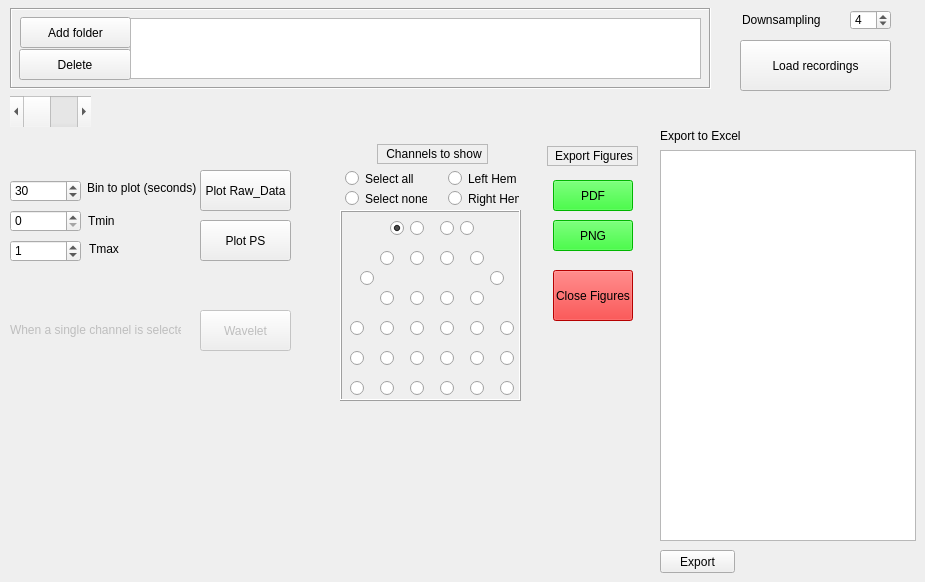
    <widget class="QWidget" name="tab_2">
     <attribute name="title">
      <string>Single Recording Analysis</string>
     </attribute>
     <widget class="QFrame" name="frame_Experimental_2">
      <property name="geometry">
       <rect>
        <x>10</x>
        <y>8</y>
        <width>701</width>
        <height>81</height>
       </rect>
      </property>
      <property name="frameShape">
       <enum>QFrame::Box</enum>
      </property>
      <property name="frameShadow">
       <enum>QFrame::Sunken</enum>
      </property>
      <widget class="QPushButton" name="ButtonAdd_IndRecords">
       <property name="geometry">
        <rect>
         <x>10</x>
         <y>9</y>
         <width>111</width>
         <height>31</height>
        </rect>
       </property>
       <property name="text">
        <string>Add folder</string>
       </property>
      </widget>
      <widget class="QPushButton" name="ButtonDelete_IndRecords">
       <property name="geometry">
        <rect>
         <x>9</x>
         <y>41</y>
         <width>112</width>
         <height>31</height>
        </rect>
       </property>
       <property name="text">
        <string>Delete</string>
       </property>
      </widget>
      <widget class="QListWidget" name="listWidget_Indiv_recordings">
       <property name="geometry">
        <rect>
         <x>120</x>
         <y>10</y>
         <width>571</width>
         <height>61</height>
        </rect>
       </property>
      </widget>
     </widget>
     <widget class="QPushButton" name="ButtonLoadRecordings">
      <property name="geometry">
       <rect>
        <x>740</x>
        <y>40</y>
        <width>151</width>
        <height>51</height>
       </rect>
      </property>
      <property name="text">
       <string>Load recordings</string>
      </property>
     </widget>
     <widget class="QScrollBar" name="ScrollBarCurrentRecord">
      <property name="geometry">
       <rect>
        <x>10</x>
        <y>96</y>
        <width>81</width>
        <height>31</height>
       </rect>
      </property>
      <property name="orientation">
       <enum>Qt::Horizontal</enum>
      </property>
     </widget>
     <widget class="QPushButton" name="ButtonCloseFigures">
      <property name="geometry">
       <rect>
        <x>553</x>
        <y>270</y>
        <width>80</width>
        <height>51</height>
       </rect>
      </property>
      <property name="styleSheet">
       <string notr="true">background-color: rgb(255, 0, 0);</string>
      </property>
      <property name="text">
       <string>Close Figures</string>
      </property>
     </widget>
     <widget class="QLabel" name="label_4">
      <property name="geometry">
       <rect>
        <x>547</x>
        <y>146</y>
        <width>91</width>
        <height>20</height>
       </rect>
      </property>
      <property name="frameShape">
       <enum>QFrame::StyledPanel</enum>
      </property>
      <property name="text">
       <string>&lt;html&gt;&lt;head/&gt;&lt;body&gt;&lt;p align=&quot;center&quot;&gt;Export Figures&lt;/p&gt;&lt;/body&gt;&lt;/html&gt;</string>
      </property>
     </widget>
     <widget class="QPushButton" name="ButtonExportIndPDF">
      <property name="geometry">
       <rect>
        <x>553</x>
        <y>180</y>
        <width>80</width>
        <height>31</height>
       </rect>
      </property>
      <property name="styleSheet">
       <string notr="true">background-color: rgb(0, 255, 0);</string>
      </property>
      <property name="text">
       <string>PDF</string>
      </property>
     </widget>
     <widget class="QPushButton" name="ButtonExportIndPNG">
      <property name="geometry">
       <rect>
        <x>553</x>
        <y>220</y>
        <width>80</width>
        <height>31</height>
       </rect>
      </property>
      <property name="styleSheet">
       <string notr="true">background-color: rgb(0, 255, 0);</string>
      </property>
      <property name="text">
       <string>PNG</string>
      </property>
     </widget>
     <widget class="QPushButton" name="ButtonPlotRawData">
      <property name="geometry">
       <rect>
        <x>200</x>
        <y>170</y>
        <width>91</width>
        <height>41</height>
       </rect>
      </property>
      <property name="text">
       <string>Plot Raw_Data</string>
      </property>
     </widget>
     <widget class="QPushButton" name="ButtonCoherogram">
      <property name="enabled">
       <bool>false</bool>
      </property>
      <property name="geometry">
       <rect>
        <x>200</x>
        <y>310</y>
        <width>91</width>
        <height>41</height>
       </rect>
      </property>
      <property name="text">
       <string>Wavelet</string>
      </property>
     </widget>
     <widget class="QLabel" name="label_20">
      <property name="enabled">
       <bool>true</bool>
      </property>
      <property name="geometry">
       <rect>
        <x>742</x>
        <y>10</y>
        <width>81</width>
        <height>20</height>
       </rect>
      </property>
      <property name="text">
       <string>Downsampling</string>
      </property>
     </widget>
     <widget class="QSpinBox" name="spinBoxDownsampling_2">
      <property name="enabled">
       <bool>true</bool>
      </property>
      <property name="geometry">
       <rect>
        <x>850</x>
        <y>10</y>
        <width>41</width>
        <height>20</height>
       </rect>
      </property>
      <property name="minimum">
       <number>1</number>
      </property>
      <property name="maximum">
       <number>64</number>
      </property>
      <property name="value">
       <number>4</number>
      </property>
     </widget>
     <widget class="QLabel" name="labelCurrentRecording">
      <property name="geometry">
       <rect>
        <x>100</x>
        <y>96</y>
        <width>411</width>
        <height>31</height>
       </rect>
      </property>
      <property name="text">
       <string/>
      </property>
     </widget>
     <widget class="QPushButton" name="ButtonPlotPS">
      <property name="geometry">
       <rect>
        <x>200</x>
        <y>220</y>
        <width>91</width>
        <height>41</height>
       </rect>
      </property>
      <property name="text">
       <string>Plot PS</string>
      </property>
     </widget>
     <widget class="QSpinBox" name="BoxBinSize">
      <property name="geometry">
       <rect>
        <x>10</x>
        <y>180</y>
        <width>71</width>
        <height>22</height>
       </rect>
      </property>
      <property name="maximum">
       <number>600000</number>
      </property>
      <property name="singleStep">
       <number>30</number>
      </property>
      <property name="value">
       <number>30</number>
      </property>
     </widget>
     <widget class="QLabel" name="label_5">
      <property name="geometry">
       <rect>
        <x>87</x>
        <y>180</y>
        <width>111</width>
        <height>16</height>
       </rect>
      </property>
      <property name="text">
       <string>Bin to plot (seconds)</string>
      </property>
     </widget>
     <widget class="QLabel" name="label_7">
      <property name="geometry">
       <rect>
        <x>377</x>
        <y>144</y>
        <width>111</width>
        <height>20</height>
       </rect>
      </property>
      <property name="frameShape">
       <enum>QFrame::StyledPanel</enum>
      </property>
      <property name="text">
       <string>&lt;html&gt;&lt;head/&gt;&lt;body&gt;&lt;p align=&quot;center&quot;&gt;Channels to show&lt;/p&gt;&lt;/body&gt;&lt;/html&gt;</string>
      </property>
     </widget>
     <widget class="QSpinBox" name="BoxTmin">
      <property name="geometry">
       <rect>
        <x>10</x>
        <y>210</y>
        <width>71</width>
        <height>22</height>
       </rect>
      </property>
      <property name="maximum">
       <number>6000000</number>
      </property>
      <property name="singleStep">
       <number>60</number>
      </property>
     </widget>
     <widget class="QSpinBox" name="BoxTmax">
      <property name="geometry">
       <rect>
        <x>10</x>
        <y>240</y>
        <width>71</width>
        <height>22</height>
       </rect>
      </property>
      <property name="maximum">
       <number>6000000</number>
      </property>
      <property name="singleStep">
       <number>60</number>
      </property>
      <property name="value">
       <number>1</number>
      </property>
     </widget>
     <widget class="QLabel" name="label_8">
      <property name="geometry">
       <rect>
        <x>88</x>
        <y>214</y>
        <width>47</width>
        <height>13</height>
       </rect>
      </property>
      <property name="text">
       <string>Tmin</string>
      </property>
     </widget>
     <widget class="QLabel" name="label_22">
      <property name="geometry">
       <rect>
        <x>89</x>
        <y>242</y>
        <width>47</width>
        <height>13</height>
       </rect>
      </property>
      <property name="text">
       <string>Tmax</string>
      </property>
     </widget>
     <widget class="QTableView" name="tableExportToExcel">
      <property name="geometry">
       <rect>
        <x>660</x>
        <y>150</y>
        <width>256</width>
        <height>391</height>
       </rect>
      </property>
     </widget>
     <widget class="QLabel" name="label_23">
      <property name="geometry">
       <rect>
        <x>660</x>
        <y>128</y>
        <width>101</width>
        <height>16</height>
       </rect>
      </property>
      <property name="text">
       <string>Export to Excel</string>
      </property>
     </widget>
     <widget class="QLabel" name="label_25">
      <property name="enabled">
       <bool>false</bool>
      </property>
      <property name="geometry">
       <rect>
        <x>10</x>
        <y>322</y>
        <width>171</width>
        <height>16</height>
       </rect>
      </property>
      <property name="text">
       <string>When a single channel is selected</string>
      </property>
     </widget>
     <widget class="QPushButton" name="ButtonExportToExcel">
      <property name="geometry">
       <rect>
        <x>660</x>
        <y>550</y>
        <width>75</width>
        <height>23</height>
       </rect>
      </property>
      <property name="text">
       <string>Export</string>
      </property>
     </widget>
     <widget class="QRadioButton" name="e_11">
      <property name="geometry">
       <rect>
        <x>360</x>
        <y>270</y>
        <width>16</width>
        <height>17</height>
       </rect>
      </property>
      <property name="text">
       <string/>
      </property>
      <property name="autoExclusive">
       <bool>false</bool>
      </property>
     </widget>
     <widget class="QRadioButton" name="e_14">
      <property name="geometry">
       <rect>
        <x>390</x>
        <y>220</y>
        <width>16</width>
        <height>17</height>
       </rect>
      </property>
      <property name="toolTip">
       <string>&lt;html&gt;&lt;head/&gt;&lt;body&gt;&lt;p&gt;M1_FrA_LEFT&lt;/p&gt;&lt;/body&gt;&lt;/html&gt;</string>
      </property>
      <property name="text">
       <string/>
      </property>
      <property name="checked">
       <bool>true</bool>
      </property>
      <property name="autoExclusive">
       <bool>false</bool>
      </property>
     </widget>
     <widget class="QRadioButton" name="e_1">
      <property name="geometry">
       <rect>
        <x>350</x>
        <y>320</y>
        <width>16</width>
        <height>17</height>
       </rect>
      </property>
      <property name="text">
       <string/>
      </property>
      <property name="autoExclusive">
       <bool>false</bool>
      </property>
     </widget>
     <widget class="QRadioButton" name="e_12">
      <property name="geometry">
       <rect>
        <x>380</x>
        <y>250</y>
        <width>16</width>
        <height>17</height>
       </rect>
      </property>
      <property name="text">
       <string/>
      </property>
      <property name="autoExclusive">
       <bool>false</bool>
      </property>
     </widget>
     <widget class="QRadioButton" name="e_9">
      <property name="geometry">
       <rect>
        <x>380</x>
        <y>290</y>
        <width>16</width>
        <height>17</height>
       </rect>
      </property>
      <property name="text">
       <string/>
      </property>
      <property name="autoExclusive">
       <bool>false</bool>
      </property>
     </widget>
     <widget class="QRadioButton" name="e_4">
      <property name="geometry">
       <rect>
        <x>350</x>
        <y>350</y>
        <width>16</width>
        <height>17</height>
       </rect>
      </property>
      <property name="text">
       <string/>
      </property>
      <property name="autoExclusive">
       <bool>false</bool>
      </property>
     </widget>
     <widget class="QRadioButton" name="e_7">
      <property name="geometry">
       <rect>
        <x>350</x>
        <y>380</y>
        <width>16</width>
        <height>17</height>
       </rect>
      </property>
      <property name="text">
       <string/>
      </property>
      <property name="autoExclusive">
       <bool>false</bool>
      </property>
     </widget>
     <widget class="QRadioButton" name="e_0">
      <property name="geometry">
       <rect>
        <x>380</x>
        <y>320</y>
        <width>16</width>
        <height>17</height>
       </rect>
      </property>
      <property name="text">
       <string/>
      </property>
      <property name="autoExclusive">
       <bool>false</bool>
      </property>
     </widget>
     <widget class="QRadioButton" name="e_3">
      <property name="geometry">
       <rect>
        <x>380</x>
        <y>350</y>
        <width>16</width>
        <height>17</height>
       </rect>
      </property>
      <property name="text">
       <string/>
      </property>
      <property name="autoExclusive">
       <bool>false</bool>
      </property>
     </widget>
     <widget class="QRadioButton" name="e_15">
      <property name="geometry">
       <rect>
        <x>410</x>
        <y>220</y>
        <width>16</width>
        <height>17</height>
       </rect>
      </property>
      <property name="text">
       <string/>
      </property>
      <property name="autoExclusive">
       <bool>false</bool>
      </property>
     </widget>
     <widget class="QRadioButton" name="e_13">
      <property name="geometry">
       <rect>
        <x>410</x>
        <y>250</y>
        <width>16</width>
        <height>17</height>
       </rect>
      </property>
      <property name="text">
       <string/>
      </property>
      <property name="autoExclusive">
       <bool>false</bool>
      </property>
     </widget>
     <widget class="QRadioButton" name="e_8">
      <property name="geometry">
       <rect>
        <x>410</x>
        <y>320</y>
        <width>16</width>
        <height>17</height>
       </rect>
      </property>
      <property name="text">
       <string/>
      </property>
      <property name="autoExclusive">
       <bool>false</bool>
      </property>
     </widget>
     <widget class="QRadioButton" name="e_10">
      <property name="geometry">
       <rect>
        <x>410</x>
        <y>290</y>
        <width>16</width>
        <height>17</height>
       </rect>
      </property>
      <property name="text">
       <string/>
      </property>
      <property name="autoExclusive">
       <bool>false</bool>
      </property>
     </widget>
     <widget class="QRadioButton" name="e_2">
      <property name="geometry">
       <rect>
        <x>410</x>
        <y>350</y>
        <width>16</width>
        <height>17</height>
       </rect>
      </property>
      <property name="text">
       <string/>
      </property>
      <property name="autoExclusive">
       <bool>false</bool>
      </property>
     </widget>
     <widget class="QRadioButton" name="e_6">
      <property name="geometry">
       <rect>
        <x>380</x>
        <y>380</y>
        <width>16</width>
        <height>17</height>
       </rect>
      </property>
      <property name="text">
       <string/>
      </property>
      <property name="autoExclusive">
       <bool>false</bool>
      </property>
     </widget>
     <widget class="QRadioButton" name="e_5">
      <property name="geometry">
       <rect>
        <x>410</x>
        <y>380</y>
        <width>16</width>
        <height>17</height>
       </rect>
      </property>
      <property name="text">
       <string/>
      </property>
      <property name="autoExclusive">
       <bool>false</bool>
      </property>
     </widget>
     <widget class="QRadioButton" name="e_29">
      <property name="geometry">
       <rect>
        <x>440</x>
        <y>350</y>
        <width>16</width>
        <height>17</height>
       </rect>
      </property>
      <property name="text">
       <string/>
      </property>
      <property name="autoExclusive">
       <bool>false</bool>
      </property>
     </widget>
     <widget class="QRadioButton" name="e_18">
      <property name="geometry">
       <rect>
        <x>440</x>
        <y>250</y>
        <width>16</width>
        <height>17</height>
       </rect>
      </property>
      <property name="text">
       <string/>
      </property>
      <property name="autoExclusive">
       <bool>false</bool>
      </property>
     </widget>
     <widget class="QRadioButton" name="e_21">
      <property name="geometry">
       <rect>
        <x>440</x>
        <y>290</y>
        <width>16</width>
        <height>17</height>
       </rect>
      </property>
      <property name="text">
       <string/>
      </property>
      <property name="autoExclusive">
       <bool>false</bool>
      </property>
     </widget>
     <widget class="QRadioButton" name="e_23">
      <property name="geometry">
       <rect>
        <x>440</x>
        <y>320</y>
        <width>16</width>
        <height>17</height>
       </rect>
      </property>
      <property name="text">
       <string/>
      </property>
      <property name="autoExclusive">
       <bool>false</bool>
      </property>
     </widget>
     <widget class="QRadioButton" name="e_16">
      <property name="geometry">
       <rect>
        <x>440</x>
        <y>220</y>
        <width>16</width>
        <height>17</height>
       </rect>
      </property>
      <property name="text">
       <string/>
      </property>
      <property name="autoExclusive">
       <bool>false</bool>
      </property>
     </widget>
     <widget class="QRadioButton" name="e_26">
      <property name="geometry">
       <rect>
        <x>440</x>
        <y>380</y>
        <width>16</width>
        <height>17</height>
       </rect>
      </property>
      <property name="text">
       <string/>
      </property>
      <property name="autoExclusive">
       <bool>false</bool>
      </property>
     </widget>
     <widget class="QRadioButton" name="e_28">
      <property name="geometry">
       <rect>
        <x>470</x>
        <y>350</y>
        <width>16</width>
        <height>17</height>
       </rect>
      </property>
      <property name="text">
       <string/>
      </property>
      <property name="autoExclusive">
       <bool>false</bool>
      </property>
     </widget>
     <widget class="QRadioButton" name="e_31">
      <property name="geometry">
       <rect>
        <x>470</x>
        <y>320</y>
        <width>16</width>
        <height>17</height>
       </rect>
      </property>
      <property name="text">
       <string/>
      </property>
     </widget>
     <widget class="QRadioButton" name="e_17">
      <property name="geometry">
       <rect>
        <x>460</x>
        <y>220</y>
        <width>16</width>
        <height>17</height>
       </rect>
      </property>
      <property name="toolTip">
       <string>M1_FrA_RIGHT</string>
      </property>
      <property name="toolTipDuration">
       <number>10</number>
      </property>
      <property name="statusTip">
       <string>M1_FrA_RIGHT</string>
      </property>
      <property name="whatsThis">
       <string/>
      </property>
      <property name="accessibleName">
       <string/>
      </property>
      <property name="accessibleDescription">
       <string/>
      </property>
      <property name="text">
       <string/>
      </property>
      <property name="autoExclusive">
       <bool>false</bool>
      </property>
     </widget>
     <widget class="QRadioButton" name="e_19">
      <property name="geometry">
       <rect>
        <x>470</x>
        <y>250</y>
        <width>16</width>
        <height>17</height>
       </rect>
      </property>
      <property name="text">
       <string/>
      </property>
      <property name="autoExclusive">
       <bool>false</bool>
      </property>
     </widget>
     <widget class="QRadioButton" name="e_25">
      <property name="geometry">
       <rect>
        <x>470</x>
        <y>380</y>
        <width>16</width>
        <height>17</height>
       </rect>
      </property>
      <property name="text">
       <string/>
      </property>
      <property name="autoExclusive">
       <bool>false</bool>
      </property>
     </widget>
     <widget class="QRadioButton" name="e_22">
      <property name="geometry">
       <rect>
        <x>470</x>
        <y>290</y>
        <width>16</width>
        <height>17</height>
       </rect>
      </property>
      <property name="text">
       <string/>
      </property>
      <property name="autoExclusive">
       <bool>false</bool>
      </property>
     </widget>
     <widget class="QRadioButton" name="e_27">
      <property name="geometry">
       <rect>
        <x>500</x>
        <y>350</y>
        <width>16</width>
        <height>17</height>
       </rect>
      </property>
      <property name="text">
       <string/>
      </property>
      <property name="autoExclusive">
       <bool>false</bool>
      </property>
     </widget>
     <widget class="QRadioButton" name="e_30">
      <property name="geometry">
       <rect>
        <x>500</x>
        <y>320</y>
        <width>16</width>
        <height>17</height>
       </rect>
      </property>
      <property name="text">
       <string/>
      </property>
      <property name="autoExclusive">
       <bool>false</bool>
      </property>
     </widget>
     <widget class="QRadioButton" name="e_20">
      <property name="geometry">
       <rect>
        <x>490</x>
        <y>270</y>
        <width>16</width>
        <height>17</height>
       </rect>
      </property>
      <property name="text">
       <string/>
      </property>
      <property name="autoExclusive">
       <bool>false</bool>
      </property>
     </widget>
     <widget class="QRadioButton" name="e_24">
      <property name="geometry">
       <rect>
        <x>500</x>
        <y>380</y>
        <width>16</width>
        <height>17</height>
       </rect>
      </property>
      <property name="text">
       <string/>
      </property>
      <property name="autoExclusive">
       <bool>false</bool>
      </property>
     </widget>
     <widget class="QRadioButton" name="radioSelectAll">
      <property name="geometry">
       <rect>
        <x>345</x>
        <y>170</y>
        <width>82</width>
        <height>17</height>
       </rect>
      </property>
      <property name="text">
       <string>Select all</string>
      </property>
     </widget>
     <widget class="QRadioButton" name="radioSelectNone">
      <property name="geometry">
       <rect>
        <x>345</x>
        <y>190</y>
        <width>82</width>
        <height>17</height>
       </rect>
      </property>
      <property name="text">
       <string>Select none</string>
      </property>
     </widget>
     <widget class="QFrame" name="frame_3">
      <property name="geometry">
       <rect>
        <x>340</x>
        <y>210</y>
        <width>181</width>
        <height>191</height>
       </rect>
      </property>
      <property name="frameShape">
       <enum>QFrame::Box</enum>
      </property>
      <property name="frameShadow">
       <enum>QFrame::Raised</enum>
      </property>
     </widget>
     <widget class="QRadioButton" name="radioSelectLeftHem">
      <property name="geometry">
       <rect>
        <x>448</x>
        <y>170</y>
        <width>71</width>
        <height>17</height>
       </rect>
      </property>
      <property name="text">
       <string>Left Hem</string>
      </property>
     </widget>
     <widget class="QRadioButton" name="radioSelectRightHem">
      <property name="geometry">
       <rect>
        <x>448</x>
        <y>190</y>
        <width>71</width>
        <height>17</height>
       </rect>
      </property>
      <property name="text">
       <string>Right Hem</string>
      </property>
     </widget>
     <widget class="QLabel" name="label_Tmax">
      <property name="geometry">
       <rect>
        <x>124</x>
        <y>243</y>
        <width>47</width>
        <height>13</height>
       </rect>
      </property>
      <property name="text">
       <string/>
      </property>
     </widget>
     <zorder>frame_3</zorder>
     <zorder>frame_Experimental_2</zorder>
     <zorder>ButtonLoadRecordings</zorder>
     <zorder>ScrollBarCurrentRecord</zorder>
     <zorder>ButtonCloseFigures</zorder>
     <zorder>label_4</zorder>
     <zorder>ButtonExportIndPDF</zorder>
     <zorder>ButtonExportIndPNG</zorder>
     <zorder>ButtonPlotRawData</zorder>
     <zorder>ButtonCoherogram</zorder>
     <zorder>label_20</zorder>
     <zorder>spinBoxDownsampling_2</zorder>
     <zorder>labelCurrentRecording</zorder>
     <zorder>ButtonPlotPS</zorder>
     <zorder>BoxBinSize</zorder>
     <zorder>label_5</zorder>
     <zorder>label_7</zorder>
     <zorder>BoxTmin</zorder>
     <zorder>BoxTmax</zorder>
     <zorder>label_8</zorder>
     <zorder>label_22</zorder>
     <zorder>tableExportToExcel</zorder>
     <zorder>label_23</zorder>
     <zorder>label_25</zorder>
     <zorder>ButtonExportToExcel</zorder>
     <zorder>e_11</zorder>
     <zorder>e_14</zorder>
     <zorder>e_1</zorder>
     <zorder>e_12</zorder>
     <zorder>e_9</zorder>
     <zorder>e_4</zorder>
     <zorder>e_7</zorder>
     <zorder>e_0</zorder>
     <zorder>e_3</zorder>
     <zorder>e_15</zorder>
     <zorder>e_13</zorder>
     <zorder>e_8</zorder>
     <zorder>e_10</zorder>
     <zorder>e_2</zorder>
     <zorder>e_6</zorder>
     <zorder>e_5</zorder>
     <zorder>e_29</zorder>
     <zorder>e_18</zorder>
     <zorder>e_21</zorder>
     <zorder>e_23</zorder>
     <zorder>e_16</zorder>
     <zorder>e_26</zorder>
     <zorder>e_28</zorder>
     <zorder>e_31</zorder>
     <zorder>e_17</zorder>
     <zorder>e_19</zorder>
     <zorder>e_25</zorder>
     <zorder>e_22</zorder>
     <zorder>e_27</zorder>
     <zorder>e_30</zorder>
     <zorder>e_20</zorder>
     <zorder>e_24</zorder>
     <zorder>radioSelectAll</zorder>
     <zorder>radioSelectNone</zorder>
     <zorder>radioSelectLeftHem</zorder>
     <zorder>radioSelectRightHem</zorder>
     <zorder>label_Tmax</zorder>
    </widget>
